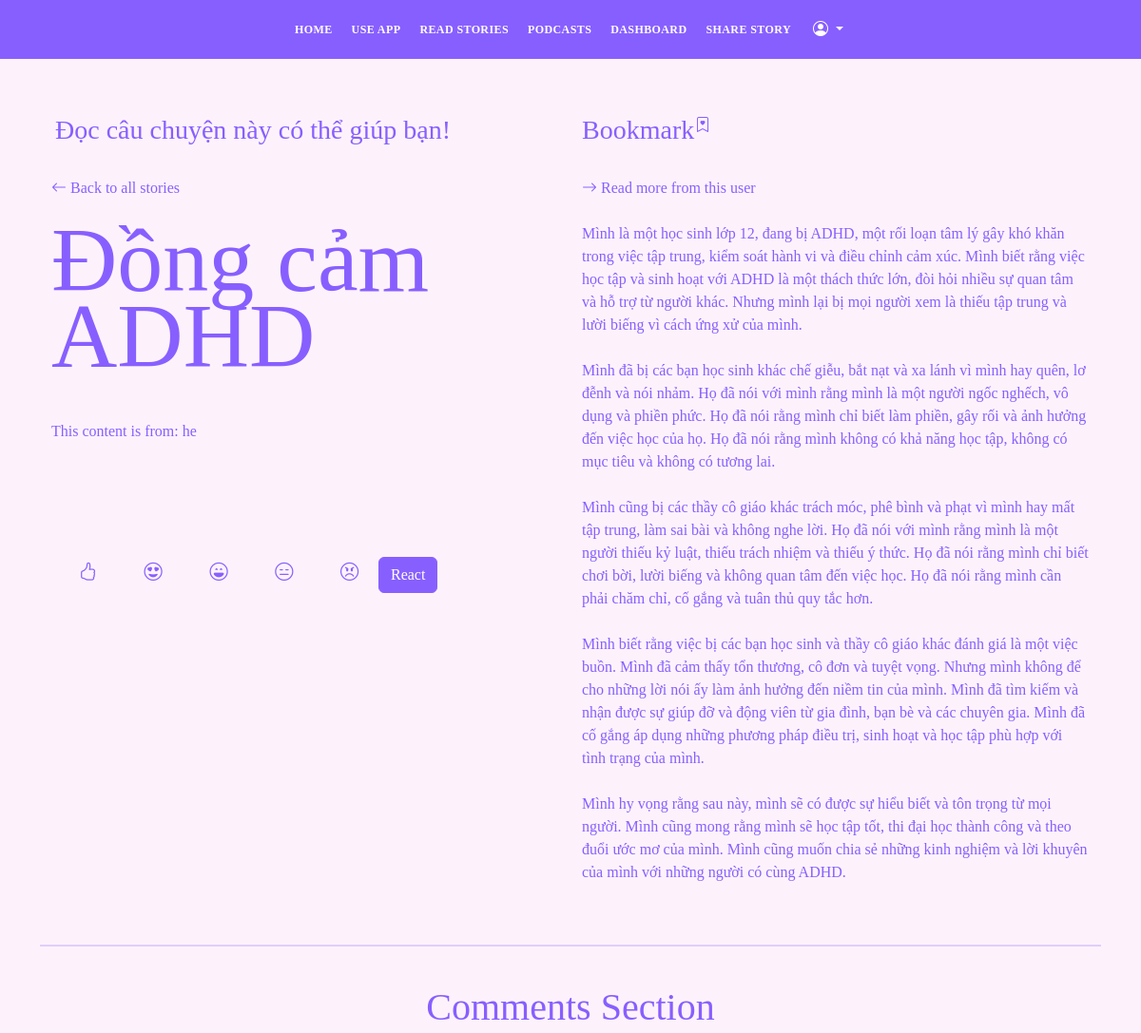
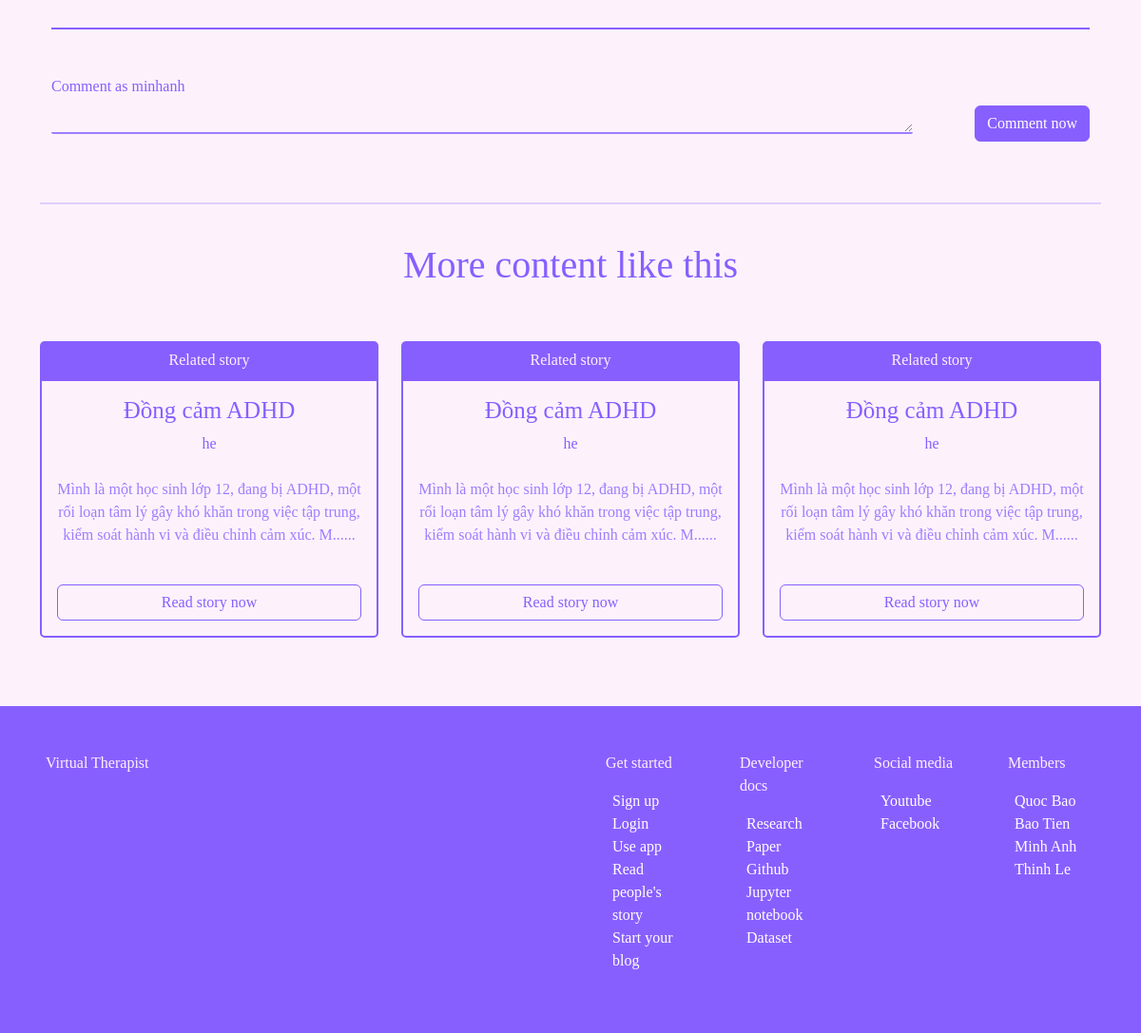
The page /blog/6 (signed in) on the database its author committed (2 pictures, top to bottom).
### app.py (models this page shows, shortened)
class Blogs(db.Model):
    id = db.Column(db.Integer, primary_key=True)
    title = db.Column(db.String(255), nullable=False)
    content = db.Column(db.Text, nullable=False)
    date_posted = db.Column(db.DateTime, default=datetime.utcnow)
    blog_commented = db.relationship('Comments', backref='blog_commented')
    blog_reacted = db.relationship('Reactions', backref='blog_reacted')
    tags = db.relationship('Tags', backref='blog_tags')
    blog_bookmarked = db.relationship('BookMarks', backref='blog_bookmarked')
    blog_category = db.relationship('Categories', backref='blog_category')
    poster_id = db.Column(db.Integer, db.ForeignKey('users.id'))

class Users(db.Model, UserMixin):
    id = db.Column(db.Integer, primary_key=True)
    name = db.Column(db.String(200), nullable=False)
    email =  db.Column(db.String(120), nullable=False, unique=True)
    user_name = db.Column(db.String(120), nullable=False)
    password_hash = db.Column(db.String(200))
    posts = db.relationship('Blogs', backref='poster')
    comments = db.relationship('Comments', backref='commenter')
    reacts = db.relationship('Reactions', backref='reacter')
    bookmarks = db.relationship('BookMarks', backref='bookmarker')
    @property
    def password():
        raise AttributeError('password is not a readable attribute')
    date_added = db.Column(db.DateTime, default=datetime.utcnow)

### app.py (the view, shortened to what this page needs)
@app.route("/blog/<int:id>", methods=["GET", "POST"])
def blog(id):
    blog = Blogs.query.get_or_404(id)
    commentForm = CommentForm()
    all_comments = Comments.query.order_by(Comments.date_posted)
    temp = None
    reactions = Reactions.query.order_by(Reactions.date_posted)
    for reaction in reactions:
        if reaction.reacter.id == current_user.id and reaction.blog_id == id:
            temp = reaction.reaction_type
    temp2 = None
    bookmarks =  BookMarks.query.order_by(BookMarks.date_posted)
    for bookmark in bookmarks:
        if bookmark.bookmarker.id == current_user.id and bookmark.blog_id == id:
            temp2 = bookmark.bookmark_state
    start_time = datetime.utcnow()
    start_time_str = start_time.strftime("%H:%M:%S")
    start_time_sec = convert_to_sec(start_time_str)
    return render_template('blog.html', blog=blog, start_time_sec=start_time_sec, datetime=datetime, commentForm=commentForm, all_comments=all_comments, reactions=reactions, bookmarks=bookmarks, temp=temp, temp2=temp2)

### form_backup.py
class CommentForm(FlaskForm):
    content = StringField("Comment", validators=[DataRequired()], widget=TextArea())
    submit = SubmitField("Comment now")

class SearchForm(FlaskForm):
    searched = StringField("Searched", validators=[DataRequired()])
    submit = SubmitField("Search now")

### app.py (called while the page is built)
@app.context_processor
def base():
    form = SearchForm()
    return dict(form=form)

@login_manager.user_loader
def load_user(user_id):
    return Users.query.get(int(user_id))

def convert_to_sec(time_to_convert):
    format_str = "%H:%M:%S"
    time_struct = time.strptime(time_to_convert, format_str)
    hour = time_struct.tm_hour
    minute = time_struct.tm_min
    second = time_struct.tm_sec
    seconds = hour * 3600 + minute * 60 + second
    return seconds

### templates/blog.html (shortened to what this page needs)
{% include 'navbar.html' %}
<div class="blog-theme bg-image text-purple">
    <div class="hero-content display-table">
        <div class="table-cell-2 opacity-1">
            <div class="container text-left">
                <div class="">
                    <div class="row">
                        <div class="col">
                            <h3 class="ms-3">Đọc câu chuyện này có thể giúp bạn!</h3>
                        </div>
                        <div class="col">
                            <div class="row">
                                <div class="col-2">
                                    <h3>Bookmark</h3>
                                </div>
                                <div class="col-10">
                                    <form action="/bookmark" method="post">
                                        {% if temp2 == None %}
                                            <div class="form-check form-check-inline">
                                                <label class="form-check-label" for="true"><i class="bi bi-bookmark-heart" data-bs-toggle="modal" data-bs-target="#ConfirmBookmark"></i></label>
                                            </div>
                                        {% endif %}
                                    </form>
                                </div>
                            </div>
                        </div>
                    </div>
                    <br>
                    <div class="container">
                        <div class="row">
                            <div class="col-12">
                                <div class="row">
                                    <div class="col-6">
                                        <a href= "{{ url_for('time', start_time_sec=start_time_sec, id=blog.id)}}">
                                            <i class="bi bi-arrow-left"></i>
                                            Back to all stories
                                        </a>
                                    </div>
                                    {% if blog.poster.id == current_user.id %}
                                        <div class="col-6">
                                            <a href= "{{ url_for('edit_blog', id=blog.id) }}">
                                                <i class="bi bi-arrow-right"></i>
                                                Edit
                                            </a>
                                        </div>
                                    {% else %}
                                        <div class="col-6">
                                            <a href= "{{ url_for('other_user_blogs', id=blog.poster.id) }}">
                                                <i class="bi bi-arrow-right"></i>
                                                Read more from this user
                                            </a>
                                        </div>
                                    {% endif %}
                                </div>
                            </div>
                            <div class="col-6">
                                <div class="col blog-show-title mt-4 ">
                                    {{blog.title}}
                                </div>
                                <div class="col mt-5">
                                    This content is from: {{blog.poster.user_name}}
                                    <br><br><br><br><br><br>
                                    {% include 'reaction_section.html' %}
                                    <br><br><br><br><br><br>
                                </div>
                            </div>
                            <div class="col-6 text-break text-output ">
                                {{blog.content}}
                            </div>
                        </div>
                    </div>
                </div>
                <br><hr><br>
                {% include 'comment_section.html' %}
                <br><br><hr><br>
                <h1 class="text-center"> More content like this</h1>
                <div class="row mt-4 text-center">
                        <div class="col-4 mt-4">
                            <div class="card ">
                                <div class="card-header card-secondary-color">
                                    Related story
                                </div>
                                <div class="card-body card-primary-color">
                                    <h3 class="card-title-blog">{{blog.title[:29]}}</h3>
                                    <a href="{{url_for('other_user_blogs', id=blog.poster.id)}}"><p class="card-text">{{blog.poster.user_name}}</p></a>
                                    <p class="card-text opacity-8 mt-4">{{blog.content[:140]}}......</p>
                                    <br>
                                    <div class="d-grid gap-2">
                                        <a href="{{url_for('blog', id=blog.id)}}" class="btn btn-outline-primary">Read story now</a>
                                    </div>
                                </div>
                            </div>
                        </div>
                        <div class="col-4 mt-4">
                            <div class="card ">
                                <div class="card-header card-secondary-color">
                                    Related story
                                </div>
                                <div class="card-body card-primary-color">
                                    <h3 class="card-title-blog">{{blog.title[:29]}}</h3>
                                    <a href="{{url_for('other_user_blogs', id=blog.poster.id)}}"><p class="card-text">{{blog.poster.user_name}}</p></a>
                                    <p class="card-text opacity-8 mt-4">{{blog.content[:140]}}......</p>
                                    <br>
                                    <div class="d-grid gap-2">
                                        <a href="{{url_for('blog', id=blog.id)}}" class="btn btn-outline-primary">Read story now</a>
                                    </div>
                                </div>
                            </div>
                        </div>
                        <div class="col-4 mt-4">
                            <div class="card ">
                                <div class="card-header card-secondary-color">
                                    Related story
                                </div>
                                <div class="card-body card-primary-color">
                                    <h3 class="card-title-blog">{{blog.title[:29]}}</h3>
                                    <a href="{{url_for('other_user_blogs', id=blog.poster.id)}}"><p class="card-text">{{blog.poster.user_name}}</p></a>
                                    <p class="card-text opacity-8 mt-4">{{blog.content[:140]}}......</p>
                                    <br>
                                    <div class="d-grid gap-2">
                                        <a href="{{url_for('blog', id=blog.id)}}" class="btn btn-outline-primary">Read story now</a>
                                    </div>
                                </div>
                            </div>
                        </div>
                </div>
            </div>
        </div>
        <br><br><br>
    </div>
{% include 'footer.html' %}

### templates/comment_section.html (shortened to what this page needs)
<h1 class="text-center"> Comments Section</h1>
                <br>
                <div class="container" >
                    <div class="hr-3"></div>
                    </div>
                    <div class="container mt-4">
                        <form action="" method="POST">
                            <div class="text-left">
                                <div class="row">
                                    <div class="col">
                                        {{ commentForm.content.label(class = 'form-label mt-4') }} as {{current_user.user_name}}
                                    </div>
                                </div>
                                <div class="row">
                                    <div class="col-10">
                                        {{ commentForm.content(class = 'text-output text-area form-control-comment border-remove form-border-radius', rows="1")}}
                                    </div>
                                    <div class="col-2 text-right">
                                        {{ commentForm.submit(class = 'btn btn-primary') }}
                                    </div>
                                </div>
                        </form>
                    </div>
                </div>

### static/css/index.css (style rules this page uses)
:root { --dark-color: black; --body-font-size: 1.2rem; --body-font-color: var(--purple-color); --body-font-active: #8774f1; --purple-color-dark: #5215fc; --purple-color: #885fff; --purple-color-light: #8774f1; --pink-color: #ee93a9; --light-color: #febfad; --bg-color: #fdf2fc; --dark-light-color: #1e1e1e; --bs-border-width: 1px; --bs-border-style: solid; --white-color: white; --gray-color: #f1f1f1; }
body { background-color: var(--bg-color); background-attachment: fixed; color: #4e4e4e; font-family: Cambria, Cochin, Georgia, Times, 'Times New Roman', serif; max-width: 100%; overflow-x: hidden; }
a { color: var(--purple-color); text-decoration: none; transition: all 0.5s; }
hr { display: block; height: 1px; border: 0; border-top: 2px solid var(--purple-color); margin: 1em 0; padding: 0; }
.hr-3 { display: block; height: 1px; border: 0; border-top: 2px solid var(--purple-color); }
.text-purple { color: var(--purple-color-light); }
.text-right { text-align: right; }
.text-output { white-space: pre-line; }
.card-secondary-color { background-color: var(--purple-color); border: none; color: var(--bg-color); }
.card { --bs-card-bg: transparent; }
.form-control-comment { border: none; border-bottom: 2px solid var(--purple-color); outline: none; background: transparent; width: 100%; color: var(--purple-color); }
.form-border-radius { border-radius: 2px; opacity: 0.8; }
.card-primary-color { background-color: var(--bg-color); color: var(--purple-color); border: 2px solid var(--purple-color); border-bottom-left-radius: 5px; border-bottom-right-radius: 5px; }
.opacity-8 { opacity: 0.8; }
.card-title-blog { font-size: 25px; color: var(--bs-btn-active-color); }
.btn-primary { --bs-btn-color: #fff; --bs-btn-bg: var(--purple-color); --bs-btn-border-color: var(--purple-color); --bs-btn-hover-color: #fff; --bs-btn-hover-bg: var(--purple-color-light); --bs-btn-hover-border-color: var(--purple-color); --bs-btn-focus-shadow-rgb: 49, 132, 253; --bs-btn-active-color: #fff; --bs-btn-active-bg: var(--purple-color); --bs-btn-active-border-color: #0a53be; --bs-btn-active-shadow: inset 0 3px 5px rgba(0, 0, 0, 0.125); --bs-btn-disabled-color: #fff; --bs-btn-disabled-bg: var(--purple-color); --bs-btn-disabled-border-color: var(--purple-color) }
.btn-outline-primary { --bs-btn-color: var(--purple-color); --bs-btn-border-color: var(--purple-color); --bs-btn-hover-color: #fff; --bs-btn-hover-bg: var(--purple-color); --bs-btn-hover-border-color: var(--purple-color); --bs-btn-focus-shadow-rgb: 13, 110, 253; --bs-btn-active-color: #fff; --bs-btn-active-bg: var(--purple-color); --bs-btn-active-border-color: var(--purple-color); --bs-btn-active-shadow: inset 0 3px 5px rgba(0, 0, 0, 0.125); --bs-btn-disabled-color: var(--purple-color); --bs-btn-disabled-bg: transparent; --bs-btn-disabled-border-color: var(--purple-color); --bs-gradient: none }
.text-left { text-align: left; display: flex; flex-direction: column; }
.blog-show-title { font-size: 6rem; line-height: 80px; }
.bg-image { background-repeat: no-repeat; background-attachment: fixed; background-size: cover; background-position: center center; }
.display-table { width: 100%; height: 100%; display: table; }
.table-cell-2 { margin-top: 120px; }
.blog-theme { min-height: 100vh; color: #fff; background-attachment: fixed; }
.text-purple { color: var(--purple-color); }
.opacity-1 { opacity: 1; }

### rows shown on the page
Blogs: title "Đồng cảm ADHD", content "Mình là một học sinh lớp 12, đang bị ADHD, một rối loạn tâm lý gây khó khăn trong việc tập trung, kiểm soát hành vi và điều chỉnh cảm xúc. Mình biết rằng việc học tập và sinh hoạt với ADHD là một thách thức lớn, đòi hỏi nhiều sự quan tâm và hỗ trợ từ người khác. Nhưng mình lại bị mọi người xem là thiếu tập trung và lười biếng vì cách ứng xử của mình. Mình đã bị các bạn học sinh khác chế giễu, bắt nạt và xa lánh vì mình hay quên, lơ đễnh và nói nhảm. Họ đã nói với mình rằng mình là một người ngốc nghếch, vô dụng và phiền phức. Họ đã nói rằng mình chỉ biết làm phiền, gây rối và ảnh hưởng đến việc học của họ. Họ đã nói rằng mình không có khả năng học tập, không có mục tiêu và không có tương…", content "Mình là một học sinh lớp 12, đang bị ADHD, một rối loạn tâm lý gây khó khăn trong việc tập trung, kiểm soát hành vi và điều chỉnh cảm xúc. M"
Users: poster.user_name "he"
Users: user_name "minhanh"

### other values the page prints
{{ commentForm.content.label(class = 'form-label mt-4') }} "Comment"
